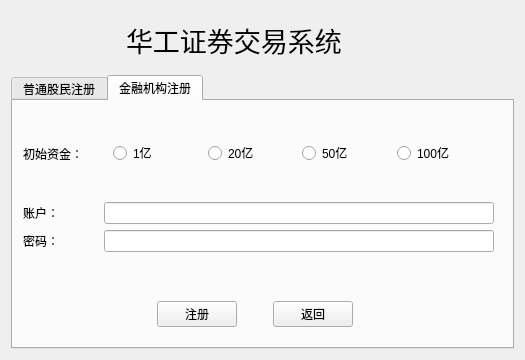
<?xml version="1.0" encoding="UTF-8"?>
<ui version="4.0">
 <class>sign1</class>
 <widget class="QWidget" name="sign1">
  <property name="geometry">
   <rect>
    <x>0</x>
    <y>0</y>
    <width>525</width>
    <height>360</height>
   </rect>
  </property>
  <property name="minimumSize">
   <size>
    <width>525</width>
    <height>360</height>
   </size>
  </property>
  <property name="maximumSize">
   <size>
    <width>525</width>
    <height>360</height>
   </size>
  </property>
  <property name="windowTitle">
   <string>注册界面</string>
  </property>
  <layout class="QVBoxLayout" name="verticalLayout">
   <item>
    <widget class="QWidget" name="widget_4" native="true">
     <layout class="QHBoxLayout" name="horizontalLayout_2">
      <item>
       <widget class="QLabel" name="label_6">
        <property name="minimumSize">
         <size>
          <width>100</width>
          <height>28</height>
         </size>
        </property>
        <property name="maximumSize">
         <size>
          <width>100</width>
          <height>154</height>
         </size>
        </property>
        <property name="text">
         <string>&lt;html&gt;&lt;head/&gt;&lt;body&gt;&lt;p&gt;&lt;img src=&quot;:/QTpicture/xiaohui.jpg&quot;/&gt;&lt;/p&gt;&lt;/body&gt;&lt;/html&gt;</string>
        </property>
       </widget>
      </item>
      <item>
       <widget class="QLabel" name="label_name_2">
        <property name="text">
         <string>&lt;html&gt;&lt;head/&gt;&lt;body&gt;&lt;p&gt;&lt;span style=&quot; font-size:20pt;&quot;&gt;华工证券交易系统&lt;/span&gt;&lt;/p&gt;&lt;/body&gt;&lt;/html&gt;</string>
        </property>
       </widget>
      </item>
     </layout>
    </widget>
   </item>
   <item>
    <widget class="QTabWidget" name="tabWidget">
     <property name="currentIndex">
      <number>1</number>
     </property>
     <widget class="QWidget" name="tab">
      <attribute name="title">
       <string>普通股民注册</string>
      </attribute>
      <widget class="QWidget" name="widget" native="true">
       <property name="geometry">
        <rect>
         <x>10</x>
         <y>10</y>
         <width>471</width>
         <height>141</height>
        </rect>
       </property>
       <layout class="QGridLayout" name="gridLayout">
        <item row="1" column="1">
         <widget class="QWidget" name="widget_3" native="true">
          <layout class="QHBoxLayout" name="horizontalLayout">
           <item>
            <widget class="QRadioButton" name="radioButton_5">
             <property name="text">
              <string>1万</string>
             </property>
            </widget>
           </item>
           <item>
            <widget class="QRadioButton" name="radioButton_6">
             <property name="text">
              <string>20万</string>
             </property>
            </widget>
           </item>
           <item>
            <widget class="QRadioButton" name="radioButton_7">
             <property name="text">
              <string>50万</string>
             </property>
            </widget>
           </item>
           <item>
            <widget class="QRadioButton" name="radioButton_8">
             <property name="text">
              <string>100万</string>
             </property>
            </widget>
           </item>
          </layout>
         </widget>
        </item>
        <item row="6" column="1">
         <widget class="QLineEdit" name="lineEdit_2">
          <property name="echoMode">
           <enum>QLineEdit::PasswordEchoOnEdit</enum>
          </property>
         </widget>
        </item>
        <item row="5" column="0">
         <widget class="QLabel" name="label_2">
          <property name="text">
           <string>账户：</string>
          </property>
         </widget>
        </item>
        <item row="5" column="1">
         <widget class="QLineEdit" name="lineEdit"/>
        </item>
        <item row="6" column="0">
         <widget class="QLabel" name="label_3">
          <property name="text">
           <string>密码：</string>
          </property>
         </widget>
        </item>
        <item row="1" column="0">
         <widget class="QLabel" name="label">
          <property name="text">
           <string>初始资金：</string>
          </property>
         </widget>
        </item>
       </layout>
      </widget>
      <widget class="QWidget" name="widget_6" native="true">
       <property name="geometry">
        <rect>
         <x>0</x>
         <y>190</y>
         <width>483</width>
         <height>46</height>
        </rect>
       </property>
       <property name="sizePolicy">
        <sizepolicy hsizetype="Preferred" vsizetype="Fixed">
         <horstretch>0</horstretch>
         <verstretch>0</verstretch>
        </sizepolicy>
       </property>
       <layout class="QHBoxLayout" name="horizontalLayout_4">
        <item>
         <spacer name="horizontalSpacer_10">
          <property name="orientation">
           <enum>Qt::Horizontal</enum>
          </property>
          <property name="sizeHint" stdset="0">
           <size>
            <width>40</width>
            <height>20</height>
           </size>
          </property>
         </spacer>
        </item>
        <item>
         <widget class="QPushButton" name="pushButton_3">
          <property name="text">
           <string>注册</string>
          </property>
         </widget>
        </item>
        <item>
         <spacer name="horizontalSpacer_11">
          <property name="orientation">
           <enum>Qt::Horizontal</enum>
          </property>
          <property name="sizeType">
           <enum>QSizePolicy::Fixed</enum>
          </property>
          <property name="sizeHint" stdset="0">
           <size>
            <width>30</width>
            <height>20</height>
           </size>
          </property>
         </spacer>
        </item>
        <item>
         <widget class="QPushButton" name="pushButton_4">
          <property name="text">
           <string>返回</string>
          </property>
         </widget>
        </item>
        <item>
         <spacer name="horizontalSpacer_12">
          <property name="orientation">
           <enum>Qt::Horizontal</enum>
          </property>
          <property name="sizeHint" stdset="0">
           <size>
            <width>40</width>
            <height>20</height>
           </size>
          </property>
         </spacer>
        </item>
       </layout>
      </widget>
     </widget>
     <widget class="QWidget" name="tab_2">
      <property name="toolTipDuration">
       <number>0</number>
      </property>
      <attribute name="title">
       <string>金融机构注册</string>
      </attribute>
      <widget class="QWidget" name="widget_2" native="true">
       <property name="geometry">
        <rect>
         <x>10</x>
         <y>10</y>
         <width>471</width>
         <height>141</height>
        </rect>
       </property>
       <layout class="QGridLayout" name="gridLayout_2">
        <item row="1" column="1" colspan="2">
         <widget class="QLineEdit" name="lineEdit_3"/>
        </item>
        <item row="2" column="0">
         <widget class="QLabel" name="label_7">
          <property name="text">
           <string>密码：</string>
          </property>
         </widget>
        </item>
        <item row="2" column="1" colspan="2">
         <widget class="QLineEdit" name="lineEdit_4">
          <property name="echoMode">
           <enum>QLineEdit::PasswordEchoOnEdit</enum>
          </property>
         </widget>
        </item>
        <item row="0" column="0">
         <widget class="QLabel" name="label_4">
          <property name="minimumSize">
           <size>
            <width>75</width>
            <height>1</height>
           </size>
          </property>
          <property name="maximumSize">
           <size>
            <width>75</width>
            <height>16777215</height>
           </size>
          </property>
          <property name="text">
           <string>初始资金：</string>
          </property>
         </widget>
        </item>
        <item row="1" column="0">
         <widget class="QLabel" name="label_5">
          <property name="text">
           <string>账户：</string>
          </property>
         </widget>
        </item>
        <item row="0" column="1" colspan="2">
         <widget class="QWidget" name="widget_5" native="true">
          <layout class="QHBoxLayout" name="horizontalLayout_3">
           <item>
            <widget class="QRadioButton" name="radioButton_2">
             <property name="text">
              <string>1亿</string>
             </property>
            </widget>
           </item>
           <item>
            <widget class="QRadioButton" name="radioButton">
             <property name="text">
              <string>20亿</string>
             </property>
            </widget>
           </item>
           <item>
            <widget class="QRadioButton" name="radioButton_3">
             <property name="text">
              <string>50亿</string>
             </property>
            </widget>
           </item>
           <item>
            <widget class="QRadioButton" name="radioButton_4">
             <property name="text">
              <string>100亿</string>
             </property>
            </widget>
           </item>
          </layout>
         </widget>
        </item>
       </layout>
      </widget>
      <widget class="QWidget" name="widget_7" native="true">
       <property name="geometry">
        <rect>
         <x>0</x>
         <y>190</y>
         <width>483</width>
         <height>46</height>
        </rect>
       </property>
       <property name="sizePolicy">
        <sizepolicy hsizetype="Preferred" vsizetype="Fixed">
         <horstretch>0</horstretch>
         <verstretch>0</verstretch>
        </sizepolicy>
       </property>
       <layout class="QHBoxLayout" name="horizontalLayout_5">
        <item>
         <spacer name="horizontalSpacer_13">
          <property name="orientation">
           <enum>Qt::Horizontal</enum>
          </property>
          <property name="sizeHint" stdset="0">
           <size>
            <width>40</width>
            <height>20</height>
           </size>
          </property>
         </spacer>
        </item>
        <item>
         <widget class="QPushButton" name="pushButton_5">
          <property name="text">
           <string>注册</string>
          </property>
         </widget>
        </item>
        <item>
         <spacer name="horizontalSpacer_14">
          <property name="orientation">
           <enum>Qt::Horizontal</enum>
          </property>
          <property name="sizeType">
           <enum>QSizePolicy::Fixed</enum>
          </property>
          <property name="sizeHint" stdset="0">
           <size>
            <width>30</width>
            <height>20</height>
           </size>
          </property>
         </spacer>
        </item>
        <item>
         <widget class="QPushButton" name="pushButton_6">
          <property name="text">
           <string>返回</string>
          </property>
         </widget>
        </item>
        <item>
         <spacer name="horizontalSpacer_15">
          <property name="orientation">
           <enum>Qt::Horizontal</enum>
          </property>
          <property name="sizeHint" stdset="0">
           <size>
            <width>40</width>
            <height>20</height>
           </size>
          </property>
         </spacer>
        </item>
       </layout>
      </widget>
     </widget>
    </widget>
   </item>
  </layout>
 </widget>
 <resources/>
 <connections/>
</ui>
